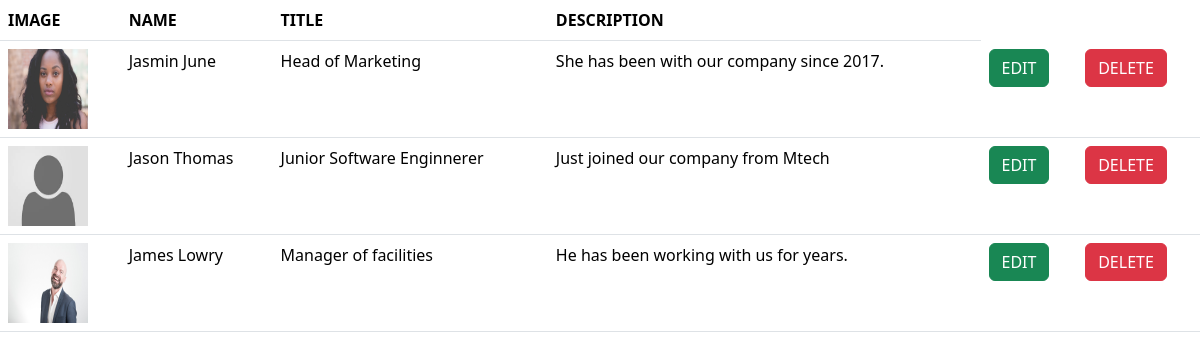
Screenshot of /app/personlist/ with the database file from the repository.
### app/models.py (models this page shows, shortened)
class Person(models.Model):
    image = models.ImageField(upload_to='images/',blank=True)
    name = models.CharField(max_length=100)
    title = models.CharField(max_length=100)
    description = models.CharField(max_length=100)

### app/views.py (the view)
# urls.py: path('personlist/',views.person_list,name='person_list'),
def person_list(request):
    data=Person.objects.all()
    return render(request, 'list.html',{'data':data})

### app/templates/list.html (shortened to what this page needs)
{% extends "base.html" %}
{% block content %}
<table class="table">
    <thead>
    <tr>
        <th>IMAGE</th>
        <th>NAME</th>
        <th>TITLE</th>
        <th>DESCRIPTION</th>
    </tr>
    </thead>
    <tbody>
    {% for person in data %}
    <tr>
        <td>
            {% if person.image %}
            <img style="width: 80px;height: 80px;" src="{{ person.image.url }}" alt="">
            {% else %}
            <img style="width: 80px;height: 80px; " src="../../media/images/placeholder.jpeg" alt="">
            {% endif %}
        </td>
        <td>{{ person.name }}</td>
        <td>{{ person.title}}</td>
        <td>{{ person.description }}</td>
        <td><a href="{% url 'edit_person' person.id %}" class="btn btn-success" type="button">EDIT</a></td>
        <td><a href="{% url 'delete_person' person.id %}" class="btn btn-danger" onclick="return confirm('Are you sure you want to delete this?')" type="button">DELETE</a></td>
    </tr>
    {% endfor %}
    </tbody>
</table>
{% endblock %}

### app/templates/base.html (shortened to what this page needs)
<!DOCTYPE html>
<html lang="en">
<head>
      <link rel="stylesheet" href="https://cdn.jsdelivr.net/npm/bootstrap@5.3.3/dist/css/bootstrap.min.css">
</head>
<body>
{% block content %}
{% endblock %}
</body>
</html>

### rows the page displays
Person: image (picture), name "Jasmin June", title "Head of Marketing", description "She has been with our company since 2017."
Person: name "Jason Thomas", title "Junior Software Enginnerer", description "Just joined our company from Mtech"
Person: image (picture), name "James Lowry", title "Manager of facilities", description "He has been working with us for years."
